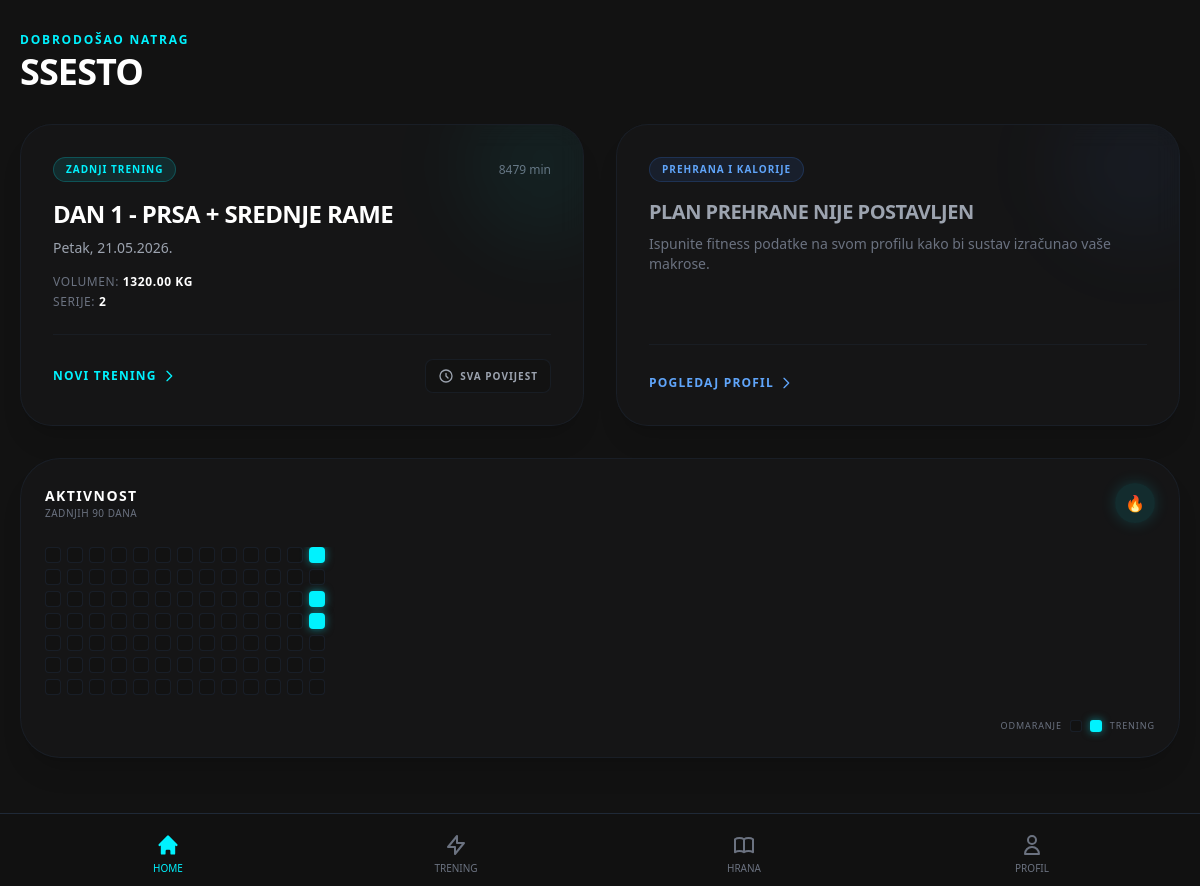
Screenshot of / (signed in) with the database file from the repository.
### users/models.py (models this page shows, shortened)
class CustomUser(AbstractUser):
    GENDER_CHOICES = [
        ('M', 'Muško'),
        ('Z', 'Žensko'),
    ]
    ACTIVITY_CHOICES = [
        ('neaktivan', 'Neaktivan (bez treninga)'),
        ('umjereno', 'Umjereno aktivan (lagani trening)'),
        ('aktivan', 'Aktivan (redovni trening/kardio)'),
    ]
    GOAL_CHOICES = [
        ('loss', 'Weight loss (mršavljenje)'),
        ('maintain', 'Maintenance (održavanje)'),
        ('bulk', 'Bulk (dobivanje mase)'),
    ]
    spol = models.CharField(max_length=1, choices=GENDER_CHOICES, blank=True, null=True)
    godine = models.PositiveIntegerField(blank=True, null=True)
    visina = models.PositiveIntegerField(blank=True, null=True, help_text="Visina u cm")
    tezina = models.DecimalField(max_digits=5, decimal_places=2, blank=True, null=True, help_text="Trenutna težina u kg")
    razina_aktivnosti = models.CharField(max_length=20, choices=ACTIVITY_CHOICES, blank=True, null=True)
    cilj = models.CharField(max_length=15, choices=GOAL_CHOICES, blank=True, null=True)
    is_pro = models.BooleanField(default=False)
    profilna_slika = models.ImageField(upload_to='profilne_slike/', default='profilne_slike/default_avatar.png', blank=True, null=True)

### workouts/models.py (models this page shows, shortened)
class TreningSesija(models.Model):
    korisnik = models.ForeignKey(settings.AUTH_USER_MODEL, on_delete=models.CASCADE)
    dan_treninga = models.ForeignKey(DanTreninga, on_delete=models.CASCADE)
    pocetak = models.DateTimeField(auto_now_add=True)
    kraj = models.DateTimeField(null=True, blank=True)
    zavrseno = models.BooleanField(default=False)
    def ukupni_volumen(self): return sum(serija.tezina * serija.ponavljanja for serija in self.serije.all())
    def trajanje(self): return (self.kraj - self.pocetak) if self.kraj else None
    def formatirano_trajanje(self):
        t = self.trajanje()
        return f"{int(t.total_seconds() // 60)} min" if t else "U tijeku"
    def dan_u_tjednu(self):
        dani = ['Ponedjeljak', 'Utorak', 'Srijeda', 'Četvrtak', 'Petak', 'Subota', 'Nedjelja']
        return dani[self.pocetak.weekday()]

class DanTreninga(models.Model):
    program = models.ForeignKey(Program, on_delete=models.CASCADE, related_name='dani')
    naziv = models.CharField(max_length=100)

class OdradenaSerija(models.Model):
    sesija = models.ForeignKey(TreningSesija, on_delete=models.CASCADE, related_name='serije')
    vjezba = models.ForeignKey(Vjezba, on_delete=models.CASCADE)
    broj_serije = models.PositiveIntegerField()
    tezina = models.DecimalField(max_digits=5, decimal_places=2)
    ponavljanja = models.PositiveIntegerField()
    rpe = models.DecimalField(max_digits=3, decimal_places=1, blank=True, null=True)
    je_pr = models.BooleanField(default=False)
    class Meta: ordering = ['broj_serije']

### workouts/views.py (the view)
# urls.py: path('', views.dashboard, name='dashboard'),
@login_required(login_url='/korisnici/prijava/')
def dashboard(request):
    user = request.user
    zavrseni_treninzi = OdradenaSerija.objects.filter(
        sesija__korisnik=user,
        sesija__zavrseno=True
    ).annotate(
        datum=TruncDate('sesija__kraj')
    ).values_list('datum', flat=True)
    datumi = list(set([d.strftime('%Y-%m-%d') for d in zavrseni_treninzi if d]))
    datumi_json = json.dumps(datumi)
    sve_serije = OdradenaSerija.objects.filter(
        sesija__korisnik=user,
        sesija__zavrseno=True
    ).select_related('sesija').order_by('-sesija__kraj')
    posjeceni_ids = set()
    lista_treninga = []
    for serija in sve_serije:
        if serija.sesija.id not in posjeceni_ids:
            posjeceni_ids.add(serija.sesija.id)
            lista_treninga.append(serija.sesija)
    zadnji_trening = lista_treninga[0] if lista_treninga else None
    kontekst = {
        'datumi_json': datumi_json,
        'treninzi': lista_treninga,
        'sesije': lista_treninga,
        'odradene_sesije': lista_treninga,
        'posljednji_treninzi': lista_treninga[:5],
        'zadnja_sesija': zadnji_trening,
        'zadnji_trening': zadnji_trening,
        'is_pro_user': getattr(user, 'is_pro', False)
    }
    return render(request, 'workouts/dashboard.html', kontekst)

### workouts/templates/workouts/dashboard.html (shortened to what this page needs)
{% extends 'base.html' %}
{% block content %}
<div class="px-5 pt-8 pb-32 max-w-7xl mx-auto space-y-8">
    <div>
        <p class="text-brand-accent text-xs font-semibold uppercase tracking-[0.15em] mb-1">Dobrodošao natrag</p>
        <h1 class="text-4xl font-bold text-white uppercase tracking-tight">{{ user.username }}</h1>
    </div>
    <div class="grid grid-cols-1 md:grid-cols-2 gap-6 lg:gap-8">
        <div class="bg-brand-card/40 backdrop-blur-md rounded-[2rem] p-6 lg:p-8 border border-gray-800/50 shadow-xl relative overflow-hidden flex flex-col justify-between">
            <div class="absolute -top-10 -right-10 w-40 h-40 bg-brand-accent/5 rounded-full blur-[40px] pointer-events-none"></div>
            <div>
                <div class="flex justify-between items-center mb-4">
                    <span class="text-[10px] font-bold uppercase tracking-widest px-3 py-1 rounded-full bg-brand-accent/10 text-brand-accent border border-brand-accent/20">Zadnji Trening</span>
                    {% if zadnji_trening %}
                        <span class="text-xs text-gray-500 font-medium">{{ zadnji_trening.formatirano_trajanje }}</span>
                    {% endif %}
                </div>
                {% if zadnji_trening %}
                    <h2 class="text-2xl font-bold text-white uppercase tracking-tight mb-2">{{ zadnji_trening.dan_treninga.naziv }}</h2>
                    <p class="text-gray-400 text-sm mb-4">{{ zadnji_trening.dan_u_tjednu }}, {{ zadnji_trening.kraj|date:"d.m.Y." }}</p>
                    <div class="text-xs text-gray-500 uppercase tracking-wider space-y-1">
                        <p>Volumen: <span class="text-white font-bold">{{ zadnji_trening.ukupni_volumen }} kg</span></p>
                        <p>Serije: <span class="text-white font-bold">{{ zadnji_trening.serije.count }}</span></p>
                    </div>
                {% else %}
                    <h2 class="text-xl font-bold text-gray-400 uppercase tracking-tight mb-2">Nema zabilježenih treninga</h2>
                    <p class="text-gray-500 text-sm">Započni svoj prvi trening u kartici Planovi.</p>
                {% endif %}
            </div>
            <div class="pt-6 mt-6 border-t border-gray-800/40 flex justify-between items-center relative z-10">
                <a href="{% url 'workouts:plan_treninga' %}" class="inline-flex items-center text-xs font-bold uppercase tracking-widest text-brand-accent hover:underline">
                    Novi trening
                    <svg class="w-4 h-4 ml-1" fill="none" stroke="currentColor" viewBox="0 0 24 24"><path stroke-linecap="round" stroke-linejoin="round" stroke-width="2" d="M9 5l7 7-7 7"></path></svg>
                </a>
                <a href="{% url 'workouts:povijest_treninga' %}" class="inline-flex items-center text-[10px] font-bold uppercase tracking-widest text-gray-400 hover:text-white transition-colors bg-[#121212] px-3 py-2 rounded-lg border border-gray-800/50">
                    <svg class="w-4 h-4 mr-1.5" fill="none" stroke="currentColor" viewBox="0 0 24 24"><path stroke-linecap="round" stroke-linejoin="round" stroke-width="2" d="M12 8v4l3 3m6-3a9 9 0 11-18 0 9 9 0 0118 0z"></path></svg>
                    Sva Povijest
                </a>
            </div>
        </div>
        <div class="bg-brand-card/40 backdrop-blur-md rounded-[2rem] p-6 lg:p-8 border border-gray-800/50 shadow-xl relative overflow-hidden flex flex-col justify-between">
            <div class="absolute -top-10 -right-10 w-40 h-40 bg-blue-500/5 rounded-full blur-[40px] pointer-events-none"></div>
            <div>
                <div class="flex justify-between items-center mb-4">
                    <span class="text-[10px] font-bold uppercase tracking-widest px-3 py-1 rounded-full bg-blue-500/10 text-blue-400 border border-blue-500/20">Prehrana i Kalorije</span>
                </div>
                {% if plan %}
                    <h2 class="text-2xl font-bold text-white uppercase tracking-tight mb-2">Tvoj Cilj: {{ user.get_cilj_display }}</h2>
                    <div class="grid grid-cols-2 gap-4 mt-4">
                        <div class="bg-[#121212]/60 p-3 rounded-xl border border-gray-800/40 text-center">
                            <span class="block text-[10px] text-gray-500 uppercase tracking-wider">Kalorije</span>
                            <span class="text-white font-black text-xl">{{ plan.kalorije }} <span class="text-xs font-normal text-gray-500">kcal</span></span>
                        </div>
                        <div class="bg-[#121212]/60 p-3 rounded-xl border border-gray-800/40 text-center">
                            <span class="block text-[10px] text-gray-500 uppercase tracking-wider">Proteini</span>
                            <span class="text-brand-accent font-black text-xl">{{ plan.proteini }} <span class="text-xs font-normal text-gray-500">g</span></span>
                        </div>
                    </div>
                {% else %}
                    <h2 class="text-xl font-bold text-gray-400 uppercase tracking-tight mb-2">Plan prehrane nije postavljen</h2>
                    <p class="text-gray-500 text-sm">Ispunite fitness podatke na svom profilu kako bi sustav izračunao vaše makrose.</p>
                {% endif %}
            </div>
            <div class="pt-6 mt-6 border-t border-gray-800/40">
                <a href="{% url 'users:profil' %}" class="inline-flex items-center text-xs font-bold uppercase tracking-widest text-blue-400 hover:underline">
                    Pogledaj profil
                    <svg class="w-4 h-4 ml-1" fill="none" stroke="currentColor" viewBox="0 0 24 24"><path stroke-linecap="round" stroke-linejoin="round" stroke-width="2" d="M9 5l7 7-7 7"></path></svg>
                </a>
            </div>
        </div>
    </div>
    <div class="bg-brand-card/40 backdrop-blur-md rounded-[2.5rem] p-6 border border-gray-800/50 shadow-xl mb-8">
        <div class="flex justify-between items-center mb-6">
            <div>
                <h3 class="text-white font-bold uppercase tracking-widest text-sm">Aktivnost</h3>
                <p class="text-gray-500 text-[10px] uppercase tracking-wider">Zadnjih 90 dana</p>
            </div>
            <div class="w-10 h-10 bg-[#00f2fe]/10 rounded-full flex items-center justify-center text-[#00f2fe] shadow-[0_0_15px_rgba(0,242,254,0.15)]">
                🔥
            </div>
        </div>
        <div class="flex overflow-x-auto pb-4 scrollbar-hide" style="scrollbar-width: none;">
            <div id="heatmap-grid" class="flex flex-col gap-1.5" style="min-width: max-content;"></div>
        </div>
        <div class="flex items-center justify-end space-x-2 mt-2 text-[9px] text-gray-500 uppercase tracking-widest">
            <span>Odmaranje</span>
            <div class="w-3 h-3 rounded-[3px] bg-[#121212]/60 border border-gray-800/60"></div>
            <div class="w-3 h-3 rounded-[3px] bg-[#00f2fe] shadow-[0_0_8px_rgba(0,242,254,0.5)]"></div>
            <span>Trening</span>
        </div>
    </div>
</div>
{% include 'includes/bottom_nav.html' %}
{% endblock %}

### rows the page displays
CustomUser: username "SSESTO"
TreningSesija: formatirano_trajanje "8479 min", dan_treninga.naziv "DAN 1 - PRSA + SREDNJE RAME", dan_u_tjednu "Petak", kraj "21.05.2026.", ukupni_volumen "1320.00", serije.count "2"
